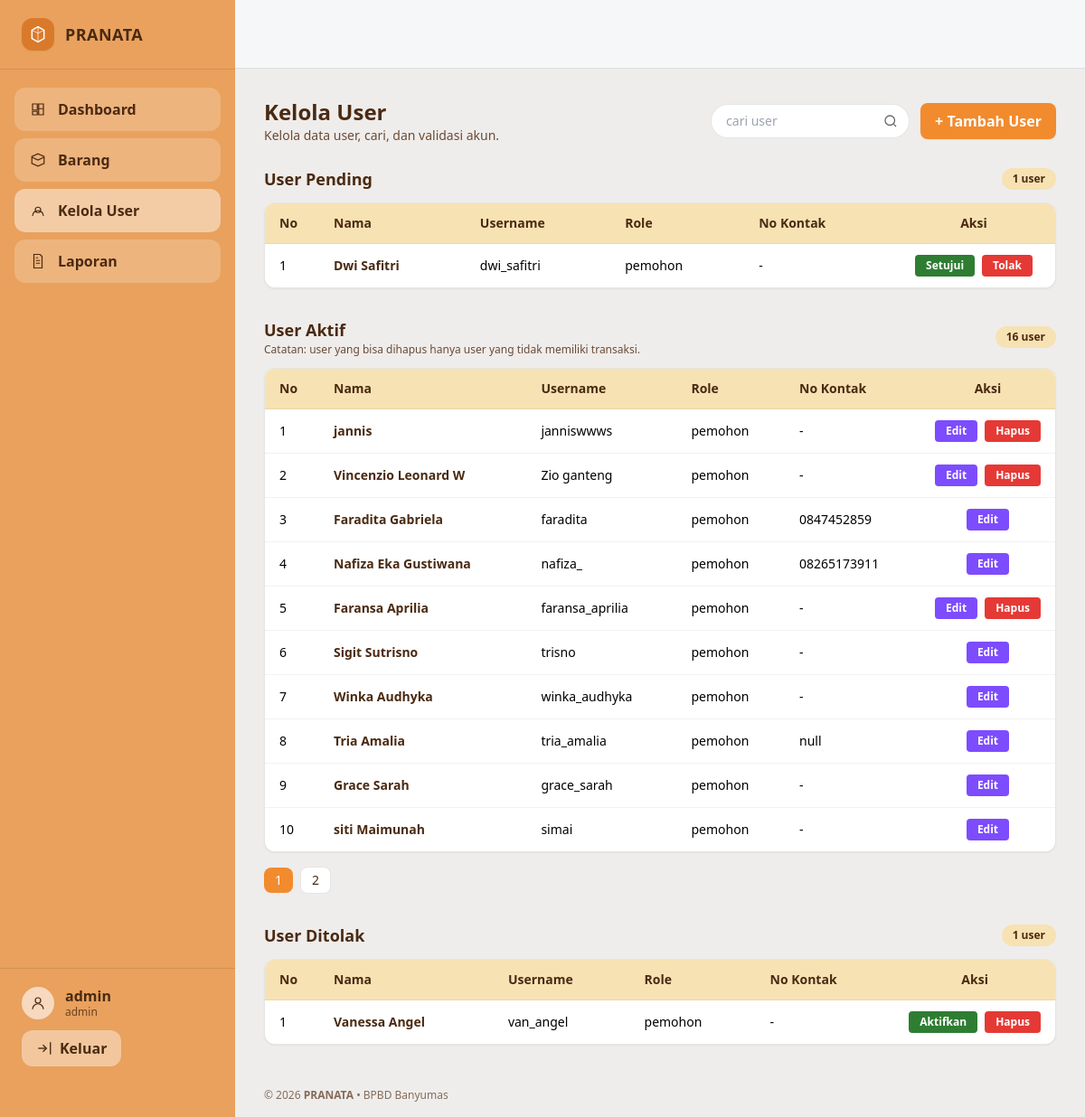
Screenshot of /index.php?page=users (signed in) with the database file from the repository.
### tables this page shows
CREATE TABLE `user` (
  `id_user` int(11) NOT NULL,
  `nama` varchar(100) NOT NULL,
  `username` varchar(50) NOT NULL,
  `password` varchar(255) NOT NULL,
  `role` varchar(30) NOT NULL,
  `no_kontak` varchar(25) DEFAULT NULL,
  `status` enum('pending','active','rejected') NOT NULL DEFAULT 'pending'
);

### app/views/users/index.php (the view, shortened to what the rows shown need)
<div class="flex flex-col gap-3 mb-6 sm:flex-row sm:items-center sm:justify-between">
  <div>
    <h1 class="text-2xl font-extrabold text-[#4A2A12]">Kelola User</h1>
  </div>
</div>
<div class="mb-8">
  <div class="flex items-center justify-between mb-3">
    <h2 class="text-lg font-bold text-[#4A2A12]">User Pending</h2>
  </div>
  <div class="bg-white rounded-xl shadow-sm border border-black/10 overflow-hidden">
    <div class="overflow-x-auto">
      <table class="min-w-max w-full text-sm">
        <thead class="bg-[#F7E2B3] text-[#4A2A12]">
          <tr>
            <th class="px-4 py-3 text-left w-[60px]">No</th>
            <th class="px-4 py-3 text-left">Nama</th>
            <th class="px-4 py-3 text-left">Username</th>
            <th class="px-4 py-3 text-left">Role</th>
            <th class="px-4 py-3 text-left">No Kontak</th>
            <th class="px-4 py-3 text-center w-[180px]">Aksi</th>
          </tr>
        </thead>
        <tbody>
          <?php if (count($pendingUsers) === 0): ?>
            <tr>
              <td colspan="6" class="px-4 py-6 text-center text-gray-500">
                Tidak ada user pending.
              </td>
            </tr>
          <?php else: $no = (($pendingData['page'] ?? 1) - 1) * 10 + 1; foreach ($pendingUsers as $row): ?>
            <tr class="border-t border-black/5 hover:bg-black/3">
              <td class="px-4 py-3"><?= $no++ ?></td>
              <td class="px-4 py-3 font-semibold text-[#4A2A12]"><?= htmlspecialchars($row['nama'] ?? '-') ?></td>
              <td class="px-4 py-3"><?= htmlspecialchars($row['username'] ?? '-') ?></td>
              <td class="px-4 py-3"><?= htmlspecialchars($row['role'] ?? '-') ?></td>
              <td class="px-4 py-3"><?= htmlspecialchars($row['no_kontak'] ?? '-') ?></td>
              <td class="px-4 py-3">
                <div class="flex items-center justify-center gap-2">
                  <a href="index.php?page=users_validasi&id=<?= (int)$row['id_user'] ?>&status=active"
                     class="inline-flex items-center rounded bg-[#2E7D32] px-3 py-1 text-xs font-semibold text-white hover:brightness-95">
                    Setujui
                  </a>
                  <a href="index.php?page=users_validasi&id=<?= (int)$row['id_user'] ?>&status=rejected"
                     class="inline-flex items-center rounded bg-[#E53935] px-3 py-1 text-xs font-semibold text-white hover:brightness-95">
                    Tolak
                  </a>
                </div>
              </td>
            </tr>
          <?php endforeach; endif; ?>
        </tbody>
      </table>
    </div>
  </div>
</div>
<div class="mb-8">
  <div class="flex flex-col gap-1 sm:flex-row sm:items-center sm:justify-between mb-3">
    <div>
      <h2 class="text-lg font-bold text-[#4A2A12]">User Aktif</h2>
    </div>
  </div>
  <div class="bg-white rounded-xl shadow-sm border border-black/10 overflow-hidden">
    <div class="overflow-x-auto">
      <table class="min-w-max w-full text-sm">
        <thead class="bg-[#F7E2B3] text-[#4A2A12]">
          <tr>
            <th class="px-4 py-3 text-left w-[60px]">No</th>
            <th class="px-4 py-3 text-left">Nama</th>
            <th class="px-4 py-3 text-left">Username</th>
            <th class="px-4 py-3 text-left">Role</th>
            <th class="px-4 py-3 text-left">No Kontak</th>
            <th class="px-4 py-3 text-center w-[140px]">Aksi</th>
          </tr>
        </thead>
        <tbody>
          <?php if (count($activeUsers) === 0): ?>
            <tr>
              <td colspan="6" class="px-4 py-6 text-center text-gray-500">
                Tidak ada user aktif.
              </td>
            </tr>
          <?php else: $no = (($activeData['page'] ?? 1) - 1) * 10 + 1; foreach ($activeUsers as $row): ?>
            <tr class="border-t border-black/5 hover:bg-black/3">
              <td class="px-4 py-3"><?= $no++ ?></td>
              <td class="px-4 py-3 font-semibold text-[#4A2A12]"><?= htmlspecialchars($row['nama'] ?? '-') ?></td>
              <td class="px-4 py-3"><?= htmlspecialchars($row['username'] ?? '-') ?></td>
              <td class="px-4 py-3"><?= htmlspecialchars($row['role'] ?? '-') ?></td>
              <td class="px-4 py-3"><?= htmlspecialchars($row['no_kontak'] ?? '-') ?></td>
              <td class="px-4 py-3">
                <div class="flex items-center justify-center gap-2">
                  <a href="index.php?page=users_ubah&id=<?= (int)$row['id_user'] ?>"
                     class="inline-flex items-center rounded bg-[#7D4CFF] px-3 py-1 text-xs font-semibold text-white hover:brightness-95">
                    Edit
                  </a>
                  <?php if (!empty($row['can_delete'])): ?>
                    <a href="index.php?page=users_hapus&id=<?= (int)$row['id_user'] ?>"
                       class="deleteUser inline-flex items-center rounded bg-[#E53935] px-3 py-1 text-xs font-semibold text-white hover:brightness-95">
                      Hapus
                    </a>
                  <?php endif; ?>
                </div>
              </td>
            </tr>
          <?php endforeach; endif; ?>
        </tbody>
      </table>
    </div>
  </div>
</div>
<div>
  <div class="flex items-center justify-between mb-3">
    <h2 class="text-lg font-bold text-[#4A2A12]">User Ditolak</h2>
  </div>
  <div class="bg-white rounded-xl shadow-sm border border-black/10 overflow-hidden">
    <div class="overflow-x-auto">
      <table class="min-w-max w-full text-sm">
        <thead class="bg-[#F7E2B3] text-[#4A2A12]">
          <tr>
            <th class="px-4 py-3 text-left w-[60px]">No</th>
            <th class="px-4 py-3 text-left">Nama</th>
            <th class="px-4 py-3 text-left">Username</th>
            <th class="px-4 py-3 text-left">Role</th>
            <th class="px-4 py-3 text-left">No Kontak</th>
            <th class="px-4 py-3 text-center w-[140px]">Aksi</th>
          </tr>
        </thead>
        <tbody>
          <?php if (count($rejectedUsers) === 0): ?>
            <tr>
              <td colspan="6" class="px-4 py-6 text-center text-gray-500">
                Tidak ada user ditolak.
              </td>
            </tr>
          <?php else: $no = 1; foreach ($rejectedUsers as $row): ?>
            <tr class="border-t border-black/5 hover:bg-black/3">
              <td class="px-4 py-3"><?= $no++ ?></td>
              <td class="px-4 py-3 font-semibold text-[#4A2A12]"><?= htmlspecialchars($row['nama'] ?? '-') ?></td>
              <td class="px-4 py-3"><?= htmlspecialchars($row['username'] ?? '-') ?></td>
              <td class="px-4 py-3"><?= htmlspecialchars($row['role'] ?? '-') ?></td>
              <td class="px-4 py-3"><?= htmlspecialchars($row['no_kontak'] ?? '-') ?></td>
              <td class="px-4 py-3">
                <div class="flex items-center justify-center gap-2">
                  <a href="index.php?page=users_validasi&id=<?= (int)$row['id_user'] ?>&status=active"
                     class="inline-flex items-center rounded bg-[#2E7D32] px-3 py-1 text-xs font-semibold text-white hover:brightness-95">
                    Aktifkan
                  </a>
                  <?php if (!empty($row['can_delete'])): ?>
                    <a href="index.php?page=users_hapus&id=<?= (int)$row['id_user'] ?>"
                       class="deleteUser inline-flex items-center rounded bg-[#E53935] px-3 py-1 text-xs font-semibold text-white hover:brightness-95">
                      Hapus
                    </a>
                  <?php endif; ?>
                </div>
              </td>
            </tr>
          <?php endforeach; endif; ?>
        </tbody>
      </table>
    </div>
  </div>
</div>
<?php
include __DIR__ . '/../layout/main.php';
?>

### rows the page displays
user: nama "Dwi Safitri", username "dwi_safitri", role "pemohon", no_kontak "-"
user: nama "jannis", username "janniswwws", role "pemohon", no_kontak "-"
user: nama "Vincenzio Leonard W", username "Zio ganteng", role "pemohon", no_kontak "-"
user: nama "Faradita Gabriela", username "faradita", role "pemohon", no_kontak "0847452859"
user: nama "Nafiza Eka Gustiwana", username "nafiza_", role "pemohon", no_kontak "08265173911"
user: nama "Faransa Aprilia", username "faransa_aprilia", role "pemohon", no_kontak "-"
user: nama "Sigit Sutrisno", username "trisno", role "pemohon", no_kontak "-"
user: nama "Winka Audhyka", username "winka_audhyka", role "pemohon", no_kontak "-"
user: nama "Tria Amalia", username "tria_amalia", role "pemohon", no_kontak "null"
user: nama "Grace Sarah", username "grace_sarah", role "pemohon", no_kontak "-"
user: nama "siti Maimunah", username "simai", role "pemohon", no_kontak "-"
user: nama "Vanessa Angel", username "van_angel", role "pemohon", no_kontak "-"

### other values shown
$username "admin"
$role ?: 'Admin' "admin"
$pendingData['total'] "1"
$activeData['total'] "16"
count($rejectedUsers) "1"
